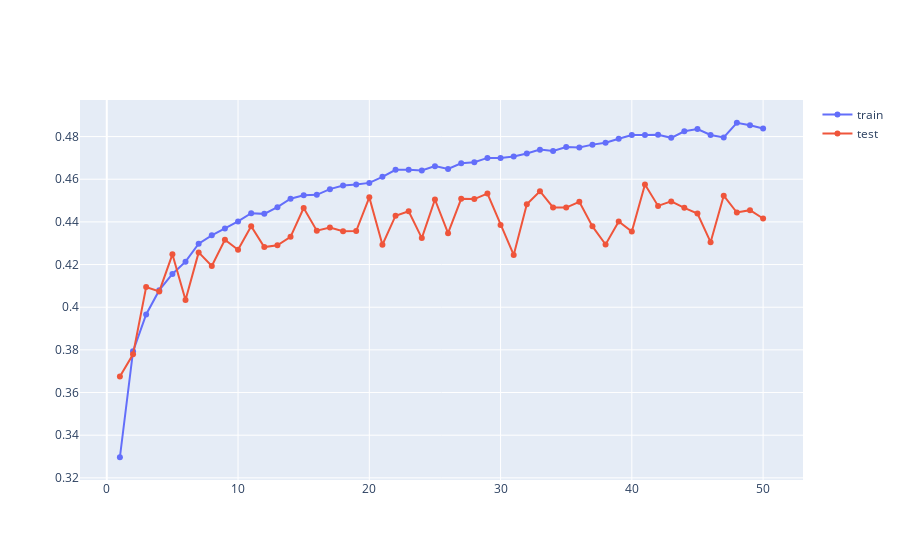

Notebook source saved alongside this figure:
### Markdown cell above
#### <font color="red">  <a id='p1B7'/> งานที่ 1.B.7: ลดบรรทัดลง สร้างลิสต์ตรงวงเล็บของ iplot แล้วส่งเป็นพารามิเตอร์ทันที </font>
ในโค้ดส่วนที่แล้ว เราสร้างลิสต์แล้วพักลงตัวแปรก่อน ทำให้โค้ดมีสองบรรทัด แต่ที่จริงเราสามารถยุบรวมให้เหลือบรรทัดเดียวได้ โดยการสร้างลิสต์ในวงเล็บสำหรับการส่งพารามิเตอร์

จงพล็อตกราฟเดิม โดยการสร้างลิสต์ในวงเล็บสำหรับการส่งพารามิเตอร์ (อย่าสร้างตัวแปรขึ้นมา ให้สร้างลิสต์ไว้ในวงเล็บของ iplot โดยตรง) โค้ดของคุณควรจะมีเพียงบรรทัดเดียวและไม่มีการอ้างถึง acc_data1 แต่อย่างใด ซึ่ง <br>
โค้ดคุณจะอยู่ในรูป iplot( [setting กราฟที่ 1, setting กราฟที่ 2], ... ) ทำนองนี้

**หมายเหตุ** ปรกติแล้ว สำหรับลิสต์ใดที่เราจะใช้ครั้งเดียวแล้วไม่ใช้อีก เรามักจะใช้วิธีสร้างและใช้ทันทีในบรรทัดเดียวกันแบบงานนี้ เพื่อให้ได้โค้ดที่กระชับและไม่มีตัวแปรมากมายให้เครื่องต้องเก็บไว้ในหน่วยความจำมากกว่าที่จำเป็น

### Code cell
# [ํYour Work]
configure_plotly_browser_state() # for Colab user
iplot([train_acc_trace1, test_acc_trace1])

### Figure 1 — Plotly figure (JSON) as saved in the notebook; plotly's stock layout.template omitted (floating-point values rounded to 4 significant figures)
{"data": [{"mode": "lines+markers", "name": "train", "x": [1, 2, 3, 4, 5, 6, 7, 8, 9, 10, 11, 12, 13, 14, 15, 16, 17, 18, 19, 20, 21, 22, 23, 24, 25, 26, 27, 28, 29, 30, 31, 32, 33, 34, 35, 36, 37, 38, 39, 40, 41, 42, 43, 44, 45, 46, 47, 48, 49, 50], "y": [0.3297, 0.3793, 0.3966, 0.408, 0.4156, 0.4213, 0.4297, 0.4337, 0.437, 0.4402, 0.4441, 0.4438, 0.4469, 0.4508, 0.4525, 0.4527, 0.4554, 0.457, 0.4576, 0.4583, 0.4611, 0.4644, 0.4645, 0.4641, 0.4661, 0.4648, 0.4675, 0.468, 0.47, 0.47, 0.4707, 0.4721, 0.4739, 0.4733, 0.4751, 0.4749, 0.4762, 0.4771, 0.479, 0.4808, 0.4808, 0.4808, 0.4794, 0.4825, 0.4835, 0.4808, 0.4796, 0.4865, 0.4853, 0.4838], "type": "scatter"}, {"mode": "lines+markers", "name": "test", "x": [1, 2, 3, 4, 5, 6, 7, 8, 9, 10, 11, 12, 13, 14, 15, 16, 17, 18, 19, 20, 21, 22, 23, 24, 25, 26, 27, 28, 29, 30, 31, 32, 33, 34, 35, 36, 37, 38, 39, 40, 41, 42, 43, 44, 45, 46, 47, 48, 49, 50], "y": [0.3675, 0.3779, 0.4095, 0.4074, 0.4248, 0.4034, 0.4257, 0.4193, 0.4316, 0.4269, 0.438, 0.4282, 0.429, 0.433, 0.4465, 0.4359, 0.4374, 0.4356, 0.4357, 0.4515, 0.4293, 0.4429, 0.445, 0.4324, 0.4505, 0.4347, 0.4508, 0.4507, 0.4533, 0.4385, 0.4245, 0.4483, 0.4544, 0.4468, 0.4467, 0.4494, 0.4379, 0.4294, 0.4402, 0.4355, 0.4575, 0.4475, 0.4496, 0.4466, 0.4439, 0.4305, 0.4523, 0.4444, 0.4455, 0.4416], "type": "scatter"}], "layout": {}}
